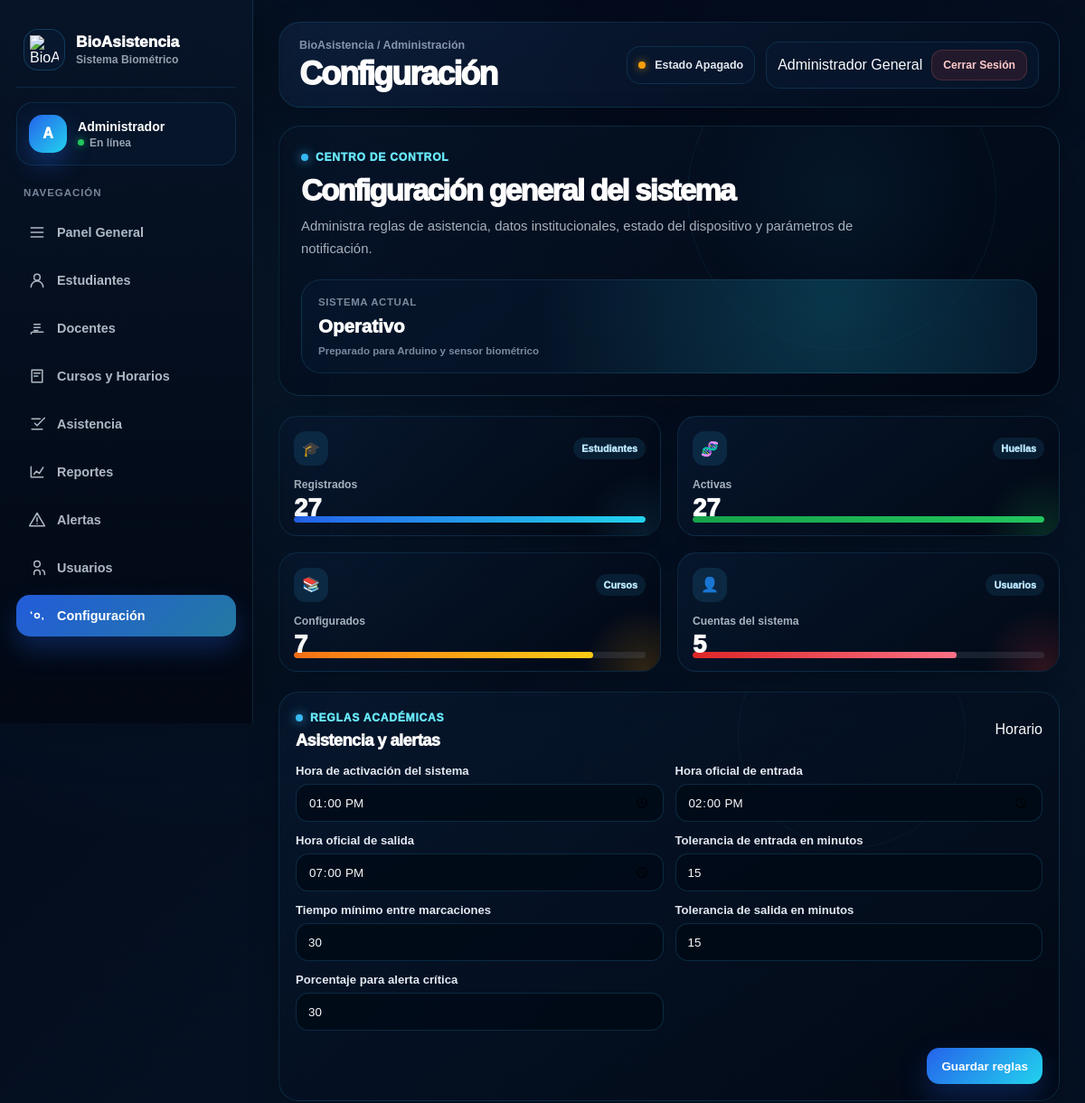
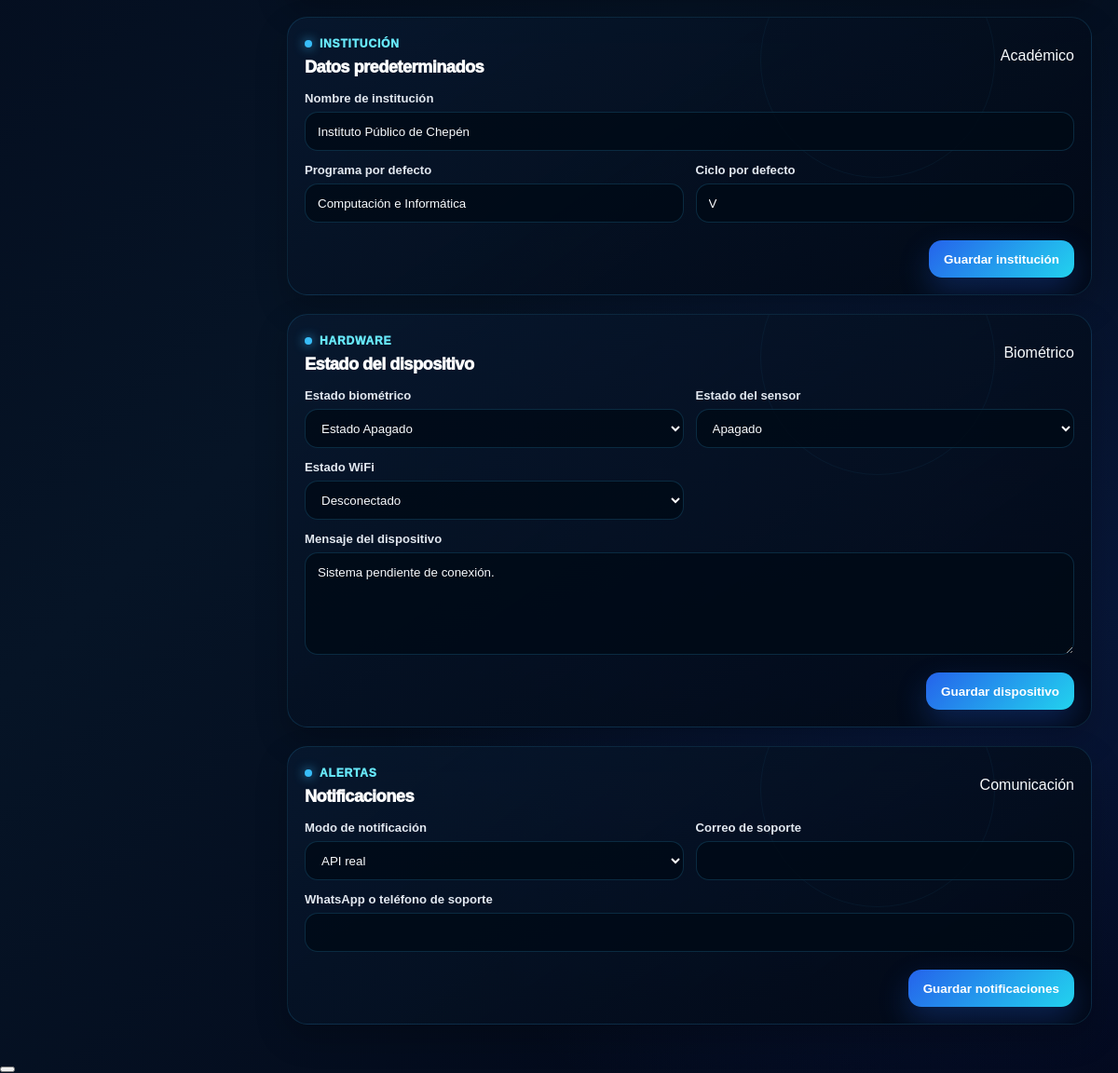
/pages/configuracion.php (signed in), run on the app's committed database (2 pictures, top to bottom).
### tables this page shows
CREATE TABLE configuracion (
    id_configuracion INT AUTO_INCREMENT PRIMARY KEY,
    clave VARCHAR(100) NOT NULL UNIQUE,
    valor TEXT NULL,
    descripcion VARCHAR(255) NULL,
    nombre_configuracion VARCHAR(120) NULL,
    valor_configuracion TEXT NULL,
    fecha_actualizacion DATETIME NOT NULL DEFAULT CURRENT_TIMESTAMP ON UPDATE CURRENT_TIMESTAMP
);

CREATE TABLE estado_dispositivo (
    id_estado INT AUTO_INCREMENT PRIMARY KEY,
    nombre_dispositivo VARCHAR(120) NULL,
    estado ENUM('Activo','Apagado','Desconectado','Error') NULL DEFAULT 'Desconectado',
    ultimo_evento VARCHAR(250) NULL,
    ultima_conexion DATETIME NULL,
    estado_biometrico VARCHAR(50) NOT NULL DEFAULT 'Estado Apagado',
    estado_sensor VARCHAR(50) NOT NULL DEFAULT 'Apagado',
    estado_wifi VARCHAR(50) NOT NULL DEFAULT 'Desconectado',
    mensaje VARCHAR(255) NULL,
    fecha_actualizacion DATETIME NOT NULL DEFAULT CURRENT_TIMESTAMP ON UPDATE CURRENT_TIMESTAMP
);

### pages/configuracion.php (the view, shortened to what the rows shown need)
<?php
require_once __DIR__ . '/../includes/auth.php';
function obtener_configuracion(PDO $pdo, string $clave, string $valorDefecto = ''): string
{
    $consulta = $pdo->prepare(
        "SELECT valor
         FROM configuracion
         WHERE clave = :clave
         LIMIT 1"
    );
    $consulta->execute([
        'clave' => $clave
    ]);
    $fila = $consulta->fetch();
    if (!$fila) {
        return $valorDefecto;
    }
    return (string) $fila['valor'];
}
function obtener_estado_dispositivo_configuracion(PDO $pdo): array
{
    $consulta = $pdo->query(
        "SELECT id_estado,
                estado_biometrico,
                estado_sensor,
                estado_wifi,
                mensaje,
                fecha_actualizacion
         FROM estado_dispositivo
         ORDER BY id_estado DESC
         LIMIT 1"
    );
    $estado = $consulta->fetch();
    if ($estado) {
        return $estado;
    }
    $pdo->exec(
        "INSERT INTO estado_dispositivo
         (estado_biometrico, estado_sensor, estado_wifi, mensaje)
         VALUES
         ('Estado Apagado', 'Apagado', 'Desconectado', 'Dispositivo biométrico sin actividad')"
    );
    $consulta = $pdo->query(
        "SELECT id_estado,
                estado_biometrico,
                estado_sensor,
                estado_wifi,
                mensaje,
                fecha_actualizacion
         FROM estado_dispositivo
         ORDER BY id_estado DESC
         LIMIT 1"
    );
    return $consulta->fetch();
}
$horaInicioSistema = obtener_configuracion($pdo, 'hora_inicio_sistema', '13:00');
$horaEntradaOficial = obtener_configuracion($pdo, 'hora_entrada_oficial', '14:00');
$horaSalidaOficial = obtener_configuracion($pdo, 'hora_salida_oficial', '19:00');
$toleranciaMinutos = obtener_configuracion($pdo, 'tolerancia_minutos', '15');
$toleranciaSalidaMinutos = obtener_configuracion($pdo, 'tolerancia_salida_minutos', '15');
$nombreInstitucion = obtener_configuracion($pdo, 'nombre_institucion', 'IESTP Ciro Alegría Bazán');
$estadoActualDispositivo = obtener_estado_dispositivo_configuracion($pdo);
?>
<!DOCTYPE html>
<html lang="es">
<head>
    <link rel="stylesheet" href="<?php echo app_url('assets/css/styles.css?v=9999'); ?>">
</head>
<body class="pagina-interna pagina-configuracion">
    <div class="contenido-principal premium-main">
        <header class="barra-superior premium-topbar">
            <div>
                <h1 class="titulo-pagina">Configuración</h1>
            </div>
        </header>
        <main class="area-contenido premium-content">
            <section class="hero-modulo hero-configuracion">
                <div class="hero-modulo-contenido">
                    <h2>Configuración general del sistema</h2>
                </div>
            </section>
            <section class="configuracion-grid">
                <article class="tarjeta-panel configuracion-card">
                    <div class="panel-title-row">
                        <div>
                            <h2 class="titulo-tarjeta-panel">Asistencia y alertas</h2>
                        </div>
                    </div>
                    <form method="POST" action="configuracion.php" class="formulario-panel formulario-configuracion">
                        <div class="grupo-campo">
                            <label for="horaInicioSistema">Hora de activación del sistema</label>
                            <input type="time" id="horaInicioSistema" name="hora_inicio_sistema" value="<?php echo htmlspecialchars($horaInicioSistema, ENT_QUOTES, 'UTF-8'); ?>" required>
                        </div>
                        <div class="grupo-campo">
                            <label for="horaEntradaOficial">Hora oficial de entrada</label>
                            <input type="time" id="horaEntradaOficial" name="hora_entrada_oficial" value="<?php echo htmlspecialchars($horaEntradaOficial, ENT_QUOTES, 'UTF-8'); ?>" required>
                        </div>
                        <div class="grupo-campo">
                            <label for="horaSalidaOficial">Hora oficial de salida</label>
                            <input type="time" id="horaSalidaOficial" name="hora_salida_oficial" value="<?php echo htmlspecialchars($horaSalidaOficial, ENT_QUOTES, 'UTF-8'); ?>" required>
                        </div>
                        <div class="grupo-campo">
                            <label for="toleranciaMinutos">Tolerancia de entrada en minutos</label>
                            <input type="number" id="toleranciaMinutos" name="tolerancia_minutos" min="0" max="60" value="<?php echo htmlspecialchars($toleranciaMinutos, ENT_QUOTES, 'UTF-8'); ?>" required>
                        </div>
                        <div class="grupo-campo">
                            <label for="toleranciaSalidaMinutos">Tolerancia de salida en minutos</label>
                            <input type="number" id="toleranciaSalidaMinutos" name="tolerancia_salida_minutos" min="0" max="60" value="<?php echo htmlspecialchars($toleranciaSalidaMinutos, ENT_QUOTES, 'UTF-8'); ?>" required>
                        </div>
                    </form>
                </article>
                <article class="tarjeta-panel configuracion-card">
                    <div class="panel-title-row">
                        <div>
                            <h2 class="titulo-tarjeta-panel">Datos predeterminados</h2>
                        </div>
                    </div>
                    <form method="POST" action="configuracion.php" class="formulario-panel formulario-configuracion">
                        <div class="grupo-campo full-line">
                            <label for="nombreInstitucion">Nombre de institución</label>
                            <input type="text" id="nombreInstitucion" name="nombre_institucion" value="<?php echo htmlspecialchars($nombreInstitucion, ENT_QUOTES, 'UTF-8'); ?>" required>
                        </div>
                    </form>
                </article>
                <article class="tarjeta-panel configuracion-card">
                    <div class="panel-title-row">
                        <div>
                            <h2 class="titulo-tarjeta-panel">Estado del dispositivo</h2>
                        </div>
                    </div>
                    <form method="POST" action="configuracion.php" class="formulario-panel formulario-configuracion">
                        <div class="grupo-campo">
                            <label for="estadoBiometrico">Estado biométrico</label>
                            <select id="estadoBiometrico" name="estado_biometrico">
                                <?php foreach (['Sistema Activo', 'Estado Apagado', 'Sin Conexión', 'Mantenimiento'] as $opcion): ?>
                                    <option value="<?php echo htmlspecialchars($opcion, ENT_QUOTES, 'UTF-8'); ?>" <?php echo $estadoActualDispositivo['estado_biometrico'] === $opcion ? 'selected' : ''; ?>>
                                        <?php echo htmlspecialchars($opcion, ENT_QUOTES, 'UTF-8'); ?>
                                    </option>
                                <?php endforeach; ?>
                            </select>
                        </div>
                        <div class="grupo-campo">
                            <label for="estadoSensor">Estado del sensor</label>
                            <select id="estadoSensor" name="estado_sensor">
                                <?php foreach (['Activo', 'Apagado', 'Sin Lectura', 'Error'] as $opcion): ?>
                                    <option value="<?php echo htmlspecialchars($opcion, ENT_QUOTES, 'UTF-8'); ?>" <?php echo $estadoActualDispositivo['estado_sensor'] === $opcion ? 'selected' : ''; ?>>
                                        <?php echo htmlspecialchars($opcion, ENT_QUOTES, 'UTF-8'); ?>
                                    </option>
                                <?php endforeach; ?>
                            </select>
                        </div>
                        <div class="grupo-campo">
                            <label for="estadoWifi">Estado WiFi</label>
                            <select id="estadoWifi" name="estado_wifi">
                                <?php foreach (['Conectado', 'Desconectado', 'Inestable'] as $opcion): ?>
                                    <option value="<?php echo htmlspecialchars($opcion, ENT_QUOTES, 'UTF-8'); ?>" <?php echo $estadoActualDispositivo['estado_wifi'] === $opcion ? 'selected' : ''; ?>>
                                        <?php echo htmlspecialchars($opcion, ENT_QUOTES, 'UTF-8'); ?>
                                    </option>
                                <?php endforeach; ?>
                            </select>
                        </div>
                        <div class="grupo-campo full-line">
                            <label for="mensajeDispositivo">Mensaje del dispositivo</label>
                            <textarea id="mensajeDispositivo" name="mensaje" rows="3"><?php echo htmlspecialchars($estadoActualDispositivo['mensaje'] ?? '', ENT_QUOTES, 'UTF-8'); ?></textarea>
                        </div>
                    </form>
                </article>
                <article class="tarjeta-panel configuracion-card">
                    <div class="panel-title-row">
                        <div>
                            <h2 class="titulo-tarjeta-panel">Notificaciones</h2>
                        </div>
                    </div>
                </article>
            </section>
        </main>
    </div>
</body>
</html>

### data on the page
configuracion: hora_inicio_sistema "13:00:00"
configuracion: hora_entrada_oficial "14:00:00"
configuracion: hora_salida_oficial "19:00:00"
configuracion: tolerancia_minutos "15"
configuracion: tolerancia_salida_minutos "15"
configuracion: nombre_institucion "Instituto Público de Chepén"
estado_dispositivo: estado_biometrico "Estado Apagado", estado_sensor "Apagado", estado_wifi "Desconectado", mensaje "Sistema pendiente de conexión."

### other printed values
bio_sidebar_texto(bio_sidebar_inicial($nombreSidebar)) "A"
bio_sidebar_texto($rolSidebar) "Administrador"
bio_sidebar_texto($item['titulo']) "Panel General"
bio_sidebar_texto($item['titulo']) "Estudiantes"
bio_sidebar_texto($item['titulo']) "Docentes"
bio_sidebar_texto($item['titulo']) "Cursos y Horarios"
bio_sidebar_texto($item['titulo']) "Asistencia"
bio_sidebar_texto($item['titulo']) "Reportes"
bio_sidebar_texto($item['titulo']) "Alertas"
bio_sidebar_texto($item['titulo']) "Usuarios"
bio_sidebar_texto($item['titulo']) "Configuración"
$estadoDispositivo "Estado Apagado"
$nombreUsuario "Administrador General"
$totalEstudiantes "27"
$totalHuellas "27"
